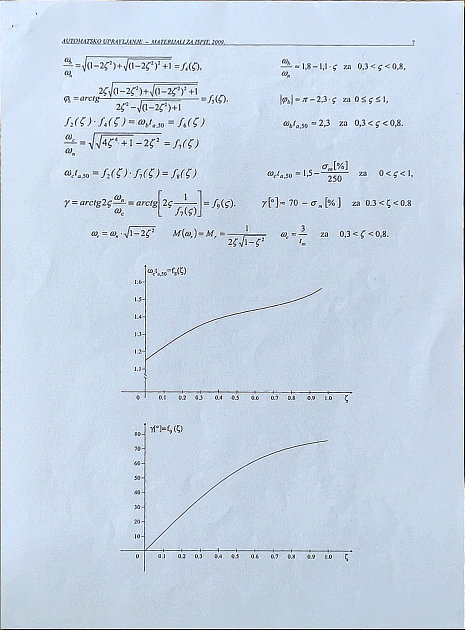
#> input picture scan_1.png, 929 x 1259 px, given in place of the camera (shown at 1/2 size)
$ python scanner.py
#> lines starting #> are read from the running program, lines starting #| are printed output that depends on the picture; after the words box and inside, x2 and y2 are one past the last pixel; in counts of white or black regions, pixels touching at a corner belong together
# importing the required libraries
from pyimagesearch.transform import four_point_transform
from skimage.filters import threshold_local
from skimage.filters import threshold_yen
from skimage.exposure import rescale_intensity
import numpy as np
import argparse
import cv2
import imutils

kernel = np.array([[-1,-1,-1], [-1,9,-1], [-1,-1,-1]])

# function for auto adjusted canny edge detection
def auto_canny(image, sigma=0.30):

    # compute the median of the single channel pixel intensities
	v = np.median(image)

    # apply automatic Canny edge detection using the computed median
	lower = int(max(0, (1.0 - sigma) * v))
	upper = int(min(255, (1.0 + sigma) * v))
	canny = cv2.Canny(image, lower, upper)

    # return the edged image
	return canny

# function to find edges on an image using gaussian blur and canny edge detection
def find_edges(image):
    gray = cv2.cvtColor(image, cv2.COLOR_BGR2GRAY)
    blurred = cv2.GaussianBlur(gray, (5, 5), 1)
    canny = auto_canny(blurred)
    return canny

# function to get the contours of the image
def getContours(image):
    cnts = cv2.findContours(image.copy(), cv2.RETR_LIST, cv2.CHAIN_APPROX_SIMPLE)
    cnts = imutils.grab_contours(cnts)
    cnts = sorted(cnts, key = cv2.contourArea, reverse = True)[:5]
    return cnts

# function to increase brightness
def increase_brightness(image, value=30):
    hsv = cv2.cvtColor(image, cv2.COLOR_BGR2HSV)
    h, s, v = cv2.split(hsv)

    lim = 255 - value
    v[v > lim] = 255
    v[v <= lim] += value

    final_hsv = cv2.merge((h, s, v))
    image = cv2.cvtColor(final_hsv, cv2.COLOR_HSV2BGR)
    return image


# function which displays the window of the scan preview
def showDocumentWithContours(image, cnts):
    # create copy of source image to display
    imageToDrawOn = image.copy()

    # loop accross the contours
    for c in cnts:
        peri = cv2.arcLength(c, True)
        approx = cv2.approxPolyDP(c, 0.026 * peri, True)

        #if we find 4 contours, it should be our document
        if len(approx) == 4:
            screenCnt = approx

            #draw the contours in blue
            cv2.drawContours(imageToDrawOn, [screenCnt], -1, (0, 0, 255), 3)
            break
    # resize the image so it fits in screen
    image_resized = imutils.resize(imageToDrawOn, height = 720)

    # draw an overlay so the user finds it easier to place the document
    cv2.imshow('Document',image_resized)

#function to get scanned image from given contours, if they are found
def scan(image_original,cnts,img_counter):
    for c in cnts:
        peri = cv2.arcLength(c, True)
        approx = cv2.approxPolyDP(c, 0.015 * peri, True)
        if len(approx) == 4:
            screenCnt = approx

            #warp the image to fill the document
            warped = four_point_transform(image_original, screenCnt.reshape(4, 2))

            #increase brightness and contrast
            adjusted = increase_brightness(warped)

            #sharpen the image
            sharpened = cv2.filter2D(adjusted, -1, kernel)


            #show the image and save it
            cv2.imshow('Scanned image',sharpened)
            img_counter+=1
            img_name = "scan_{}.png".format(img_counter)
            cv2.imwrite(img_name, sharpened)
            break
        else:
            print("Contour not found!")


# set up video capture feed
cam = cv2.VideoCapture(1)
cam.set(cv2.CAP_PROP_FRAME_WIDTH, 1980)
cam.set(cv2.CAP_PROP_FRAME_HEIGHT, 1080)

img_counter = 0

# main loop
while True:


    ret, image = cam.read()
#> image is the input picture: shape (1259, 929, 3); mean B, G, R 229.6, 213.2, 198.6
    image = cv2.rotate(image, cv2.ROTATE_90_CLOCKWISE)
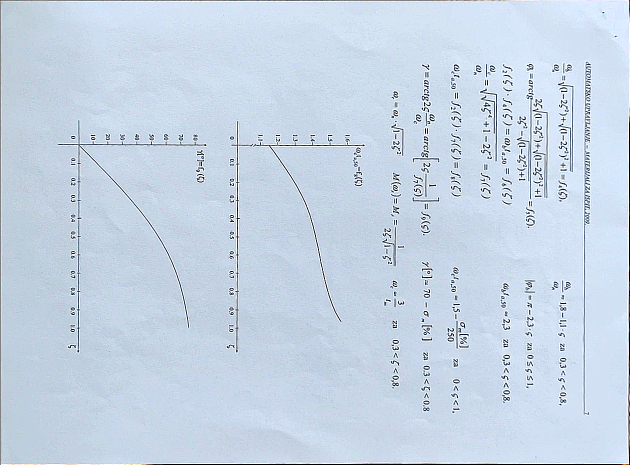
#> image: shape (929, 1259, 3) (shown at 1/2 size); mean B, G, R 229.6, 213.2, 198.6

    if not ret:
        print("failed to grab frame")
        break

    image_edged = find_edges(image)
#> in find_edges, `gray = cv2.cvtColor(image, cv2.COLOR_BGR2GRAY)`:
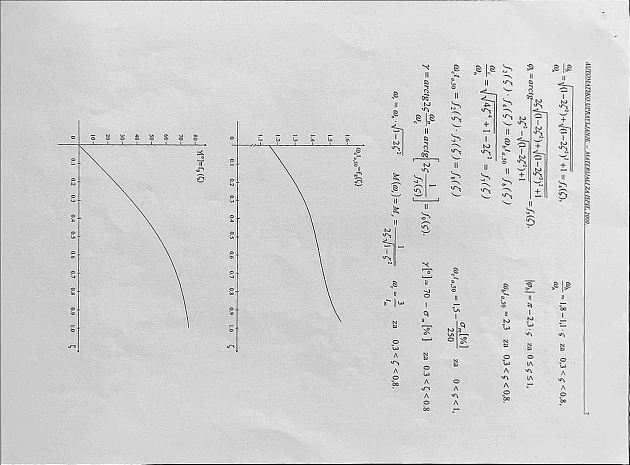
#> gray: shape (929, 1259) (shown at 1/2 size); min 0, max 255, mean 210.7
#> in auto_canny, `v = np.median(image)`: v = 212
#> in auto_canny, `lower = int(max(0, (1.0 - sigma) * v))`: lower = 148
#> in auto_canny, `upper = int(min(255, (1.0 + sigma) * v))`: upper = 255
#> in auto_canny, `canny = cv2.Canny(image, lower, upper)`:
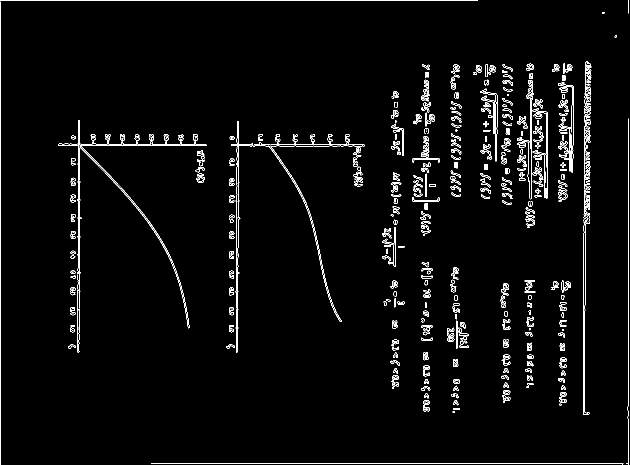
#> canny: shape (929, 1259) (shown at 1/2 size); 2.7% white in thin lines or dots
    cnts = getContours(image_edged)
#> in getContours, `cnts = cv2.findContours(image.copy(), cv2.RETR_LIST, cv2.CHAIN_APPROX_..`: cnts = 1056 contours, 492 with area under 20; largest, box (x1, y1, x2, y2) and area: (116, 240, 413, 705) 2873, (1166, 380, 1180, 830) 1475, (156, 241, 379, 656) 1228, (1166, 447, 1179, 830) 1040, (462, 242, 506, 473) 548
#> in getContours, `cnts = sorted(cnts, key = cv2.contourArea, reverse = True)[:5]`: cnts = 5 contours; box (x1, y1, x2, y2) and area: (116, 240, 413, 705) 2873, (1166, 380, 1180, 830) 1475, (156, 241, 379, 656) 1228, (1166, 447, 1179, 830) 1040, (462, 242, 506, 473) 548

    showDocumentWithContours(image,cnts)
#> the loop in showDocumentWithContours, `for c in cnts:` made 5 passes
#> peri on passes 1, 3, 5: 2825.2, 1078.2, 644
#> (peri, approx) on passes 2, 4: (1116.7, [[1168, 380], [1177, 829]]), (792.7, [[1169, 447], [1176, 829]])
#> in showDocumentWithContours, `image_resized = imutils.resize(imageToDrawOn, height = 720)`:
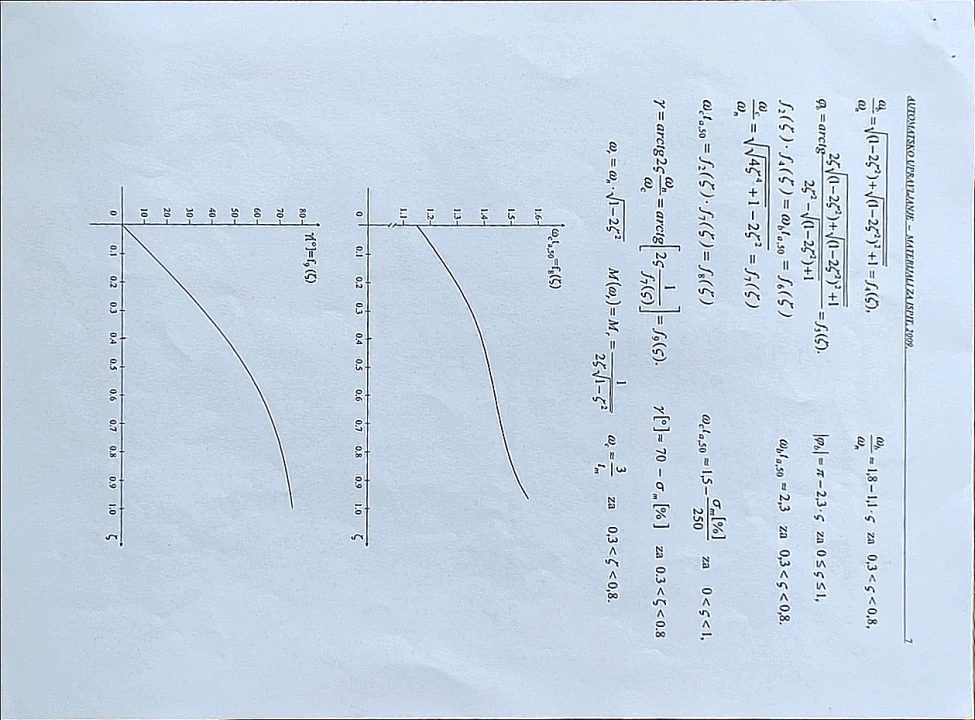
#> image_resized: shape (720, 975, 3); mean B, G, R 229.6, 213.2, 198.6

    k = cv2.waitKey(1)
#> (key Esc is pressed here)
    if k%256 == 27:
        # ESC was pressed
        print("Closing...")
        break
    elif k%256 == 32:
        # SPACE was pressed
        scan(image,cnts,img_counter)


cam.release()
cv2.destroyAllWindows()
